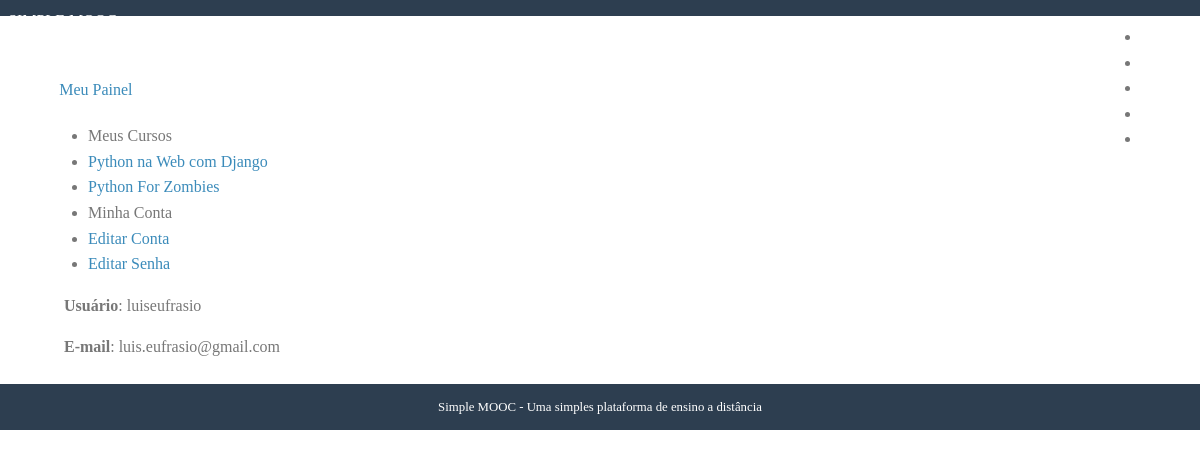
The app's page /contas/ (signed in) with its own data.
### courses/models.py (models this page shows, shortened)
class Enrollment(models.Model):
    STATUS_CHOICES = (
        (0, 'Pendente'),
        (1, 'Aprovado'),
        (2, 'Cancelado')
    )
    user = models.ForeignKey(
        settings.AUTH_USER_MODEL, verbose_name='Usuário',
        on_delete = models.PROTECT,
        related_name="enrollments"
    )
    course = models.ForeignKey(
        Course, verbose_name='Curso',
        on_delete = models.PROTECT, related_name="enrollments"
    )
    status = models.IntegerField(
        'Situação', choices=STATUS_CHOICES, default=1, blank=True
    )
    created_at = models.DateTimeField('Criado em', auto_now_add=True)
    updated_at = models.DateTimeField('Atualizado em', auto_now=True)
    class Meta:
        verbose_name='Inscrição'
        verbose_name_plural='Inscrições'
        unique_together=(('user', 'course'),)

class Course(models.Model):
    objects = CourseManager()
    name = models.CharField('Nome', max_length=100);
    slug = models.SlugField('Atalho');
    description = models.TextField('Descrição', blank=True);
    about = models.TextField('Sobre o Curso', blank=True);
    start_date = models.DateField(
        'Data de Início', null=True, blank=True
    )
    image = models.ImageField(
        upload_to='courses/images', verbose_name='Imagem',
        null=True, blank=True
    )
    created_at = models.DateTimeField('Criado em', auto_now_add=True)
    updated_at = models.DateTimeField('Atualizado em', auto_now=True)
    def __str__(self):
        return self.name
    class Meta:
        verbose_name = 'Curso'
        verbose_name_plural = 'Cursos'
        ordering = ['-name']

### accounts/models.py (models this page shows, shortened)
class User(AbstractBaseUser, PermissionsMixin):
    username = models.CharField(
        'Nome de Usuário', max_length=30, unique=True,
        validators=[
            validators.RegexValidator(
                re.compile('^[\w.@+-]+$'),
                'O nome do usuário só pode conter letras, dígitos e {@,.,+,-,_}',
                'invalid'
            )
        ]
    )
    email = models.EmailField('E-mail', unique=True)
    name = models.CharField('Nome', max_length=100, blank=True)
    is_active = models.BooleanField('Está ativo?', blank=True, default=True)
    is_staff = models.BooleanField('É da equipe?', blank=True, default=False)
    date_joined = models.DateTimeField('Data de Entrada', auto_now_add=True)
    objects = UserManager()
    USERNAME_FIELD = 'username'
    REQUIRED_FIELDS = ['email']
    def __str__(self):
        return self.name or self.username
    class Meta:
        verbose_name = 'Usuário'
        verbose_name_plural = 'Usuários'

### accounts/views.py (the view)
# urls.py: path('', views.dashboard, name='dashboard'),
@login_required
def dashboard(request):
    template_name = 'dashboard.html'
    context = {}
    return render(request, template_name, context)

### courses/templatetags/courses_tags.py (called while the page is built)
@register.simple_tag
def load_my_courses(user):
    return Enrollment.objects.filter(user=user)

### accounts/templates/dashboard.html
{% extends "base.html" %}
{% load courses_tags %}
{% block content %}
<div class="pure-g-r content-ribbon">
    <div class="pure-u-1">
        <ul class="breadcrumb">
            {% block breadcrumb %}
            <li><a href="{% url 'accounts:dashboard' %}">Meu Painel</a></li>
            {% endblock %}
        </ul>
    </div>
    <div class="pure-u-1-3">
        <div class="pure-menu pure-menu-open">
            <ul>
                {% load_my_courses user as enrollments %}
                <li class="pure-menu-heading">Meus Cursos</li>
                {% for enrollment in enrollments %}
                <li><a href="#">{{ enrollment.course }}</a></li>
                {% empty %}
                <li><a href="#">Você ainda não se inscreveu em nenhum curso</a></li>
                {% endfor %}
                <li class="pure-menu-heading">Minha Conta</li>
                <li><a href="{% url 'accounts:edit' %}">Editar Conta</a></li>
                <li><a href="{% url 'accounts:edit_password' %}">Editar Senha</a></li>
            </ul>
        </div>
    </div>
    <div class="pure-u-2-3">
        <div class="inner">
            {% block dashboard_content %}
            <p><strong>Usuário</strong>: {{ user }}</p>
            <p><strong>E-mail</strong>: {{ user.email }}</p>
            {% endblock %}
        </div>
    </div>
</div>
{% endblock %}

### core/static/css/styles.css (style rules this page uses)
* { -webkit-box-sizing: border-box; -moz-box-sizing: border-box; box-sizing: border-box; }
body { margin: 0 auto; line-height: 1.7em; }
a { color: #3b8bba; }
.content .content-ribbon { margin: 1.5em 3em; }
.inner { padding: 0em 1em; }
.inner p { margin-top: 0; }
ul.breadcrumb { padding: 0; }
ul.breadcrumb li { display: inline-block; }
ul.breadcrumb li a { display: inline-block; padding: 0.3em 0.7em; }
body { min-width: 320px; color: #777; line-height: 1.6; }
a { color: #3b8bba; text-decoration: none; }

### records on screen
Enrollment: course "Python na Web com Django"
Enrollment: course "Python For Zombies"
User: name+username "luiseufrasio", email "luis.eufrasio@gmail.com"
